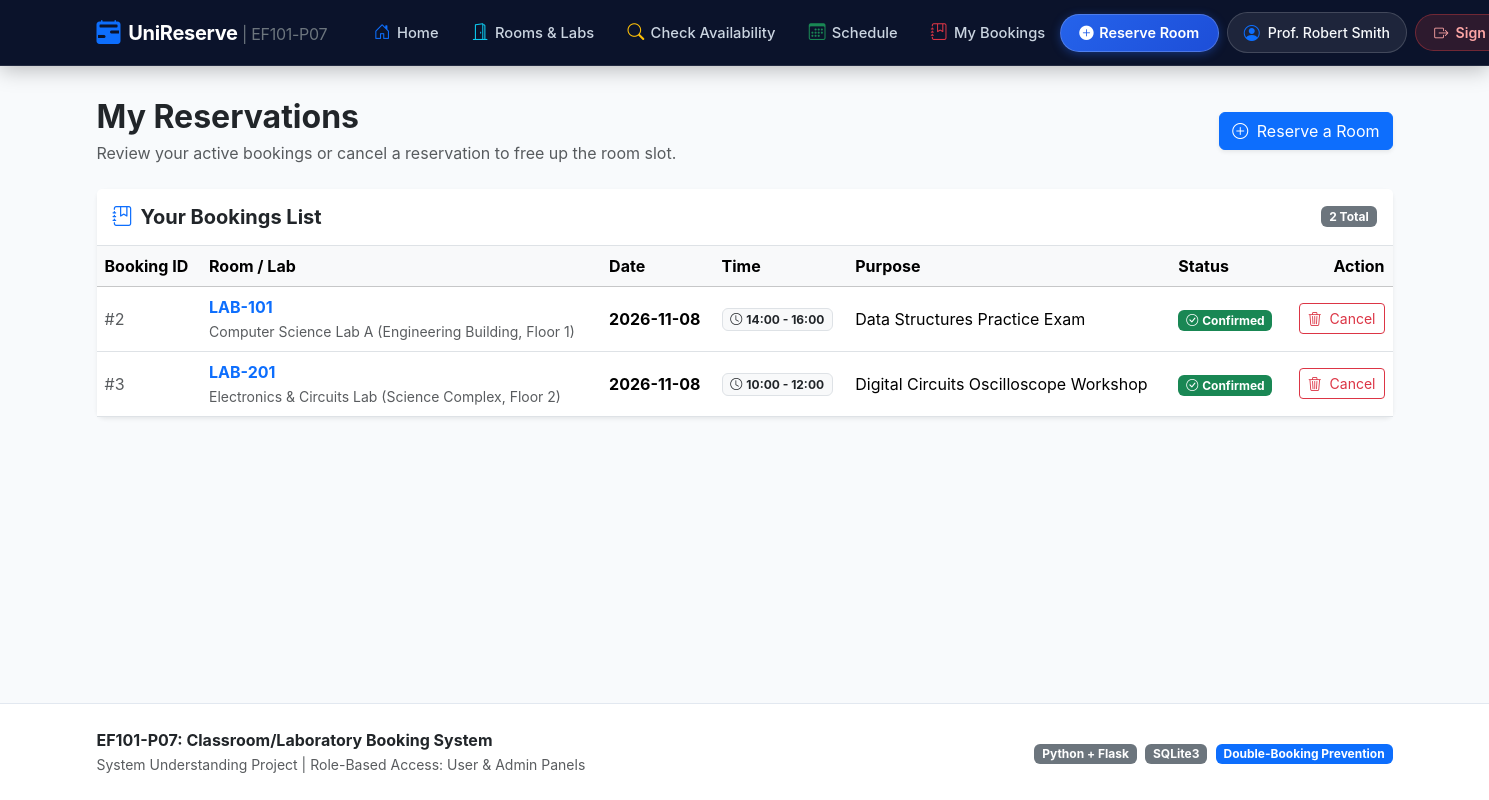
/my-bookings (signed in), run on the app's committed database.
### tables this page shows
CREATE TABLE bookings (
            id INTEGER PRIMARY KEY AUTOINCREMENT,
            room_id TEXT NOT NULL,
            user_id INTEGER,
            user_name TEXT NOT NULL,
            user_email TEXT NOT NULL,
            booking_date TEXT NOT NULL,
            start_time TEXT NOT NULL,
            end_time TEXT NOT NULL,
            purpose TEXT NOT NULL,
            status TEXT NOT NULL DEFAULT 'Confirmed',
            created_at TEXT NOT NULL,
            FOREIGN KEY (room_id) REFERENCES rooms(id) ON DELETE CASCADE,
            FOREIGN KEY (user_id) REFERENCES users(id) ON DELETE SET NULL
        );

CREATE TABLE rooms (
            id TEXT PRIMARY KEY,
            name TEXT NOT NULL,
            room_type TEXT NOT NULL,
            location TEXT NOT NULL,
            capacity INTEGER NOT NULL,
            equipment TEXT NOT NULL,
            description TEXT
        );

### app.py (the view)
@app.route("/my-bookings")
def my_bookings():
    user_email = session.get("user_email")
    user_id = session.get("user_id")
    conn = database.get_db()
    cursor = conn.cursor()
    cursor.execute("""
        SELECT b.*, r.name as room_name, r.location, r.room_type
        FROM bookings b
        JOIN rooms r ON b.room_id = r.id
        WHERE b.user_id = ? OR b.user_email = ?
        ORDER BY b.booking_date DESC, b.start_time DESC
    """, (user_id, user_email))
    bookings = cursor.fetchall()
    conn.close()
    return render_template("my_bookings.html", bookings=bookings)

### app.py (called while the page is built)
@app.before_request
def require_login():
    public_endpoints = ["login", "register", "static"]
    if request.endpoint and request.endpoint not in public_endpoints:
        if "user_id" not in session:
            return redirect(url_for("login"))

@app.context_processor
def inject_user():
    return {
        "current_user": {
            "id": session.get("user_id"),
            "username": session.get("username"),
            "name": session.get("user_name"),
            "email": session.get("user_email"),
            "role": session.get("role")
        }
    }

### database.py (called while the page is built)
def get_db():
    conn = sqlite3.connect(DB_FILE)
    conn.row_factory = sqlite3.Row
    conn.execute("PRAGMA foreign_keys = ON")
    return conn

### templates/my_bookings.html (shortened to what this page needs)
{% extends "base.html" %}
{% block content %}
<div class="d-flex justify-content-between align-items-center mb-4 flex-wrap gap-2">
    <div>
        <h2 class="fw-bold text-dark mb-1">My Reservations</h2>
        <p class="text-muted mb-0">Review your active bookings or cancel a reservation to free up the room slot.</p>
    </div>
    <a href="{{ url_for('book_room') }}" class="btn btn-primary shadow-sm">
        <i class="bi bi-plus-circle me-1"></i> Reserve a Room
    </a>
</div>
<div class="card bg-white shadow-sm border-0 rounded-3">
    <div class="card-header bg-white py-3 border-bottom d-flex justify-content-between align-items-center">
        <h5 class="mb-0 fw-bold"><i class="bi bi-journal-bookmark me-2 text-primary"></i>Your Bookings List</h5>
        <span class="badge bg-secondary">{{ bookings|length }} Total</span>
    </div>
    <div class="card-body p-0">
        {% if bookings %}
            <div class="table-responsive">
                <table class="table table-hover align-middle mb-0">
                    <thead class="table-light">
                        <tr>
                            <th>Booking ID</th>
                            <th>Room / Lab</th>
                            <th>Date</th>
                            <th>Time</th>
                            <th>Purpose</th>
                            <th>Status</th>
                            <th class="text-end">Action</th>
                        </tr>
                    </thead>
                    <tbody>
                        {% for b in bookings %}
                            <tr>
                                <td><span class="text-muted">#{{ b.id }}</span></td>
                                <td>
                                    <span class="fw-bold text-primary">{{ b.room_id }}</span><br>
                                    <small class="text-muted">{{ b.room_name }} ({{ b.location }})</small>
                                </td>
                                <td><strong>{{ b.booking_date }}</strong></td>
                                <td>
                                    <span class="badge bg-light text-dark border">
                                        <i class="bi bi-clock me-1"></i>{{ b.start_time }} - {{ b.end_time }}
                                    </span>
                                </td>
                                <td>{{ b.purpose }}</td>
                                <td>
                                    {% if b.status == 'Confirmed' %}
                                        <span class="badge bg-success"><i class="bi bi-check-circle me-1"></i>Confirmed</span>
                                    {% else %}
                                        <span class="badge bg-secondary"><i class="bi bi-x-circle me-1"></i>Cancelled</span>
                                    {% endif %}
                                </td>
                                <td class="text-end">
                                    {% if b.status == 'Confirmed' %}
                                        <form method="POST" action="{{ url_for('cancel_booking', booking_id=b.id) }}"
                                              onsubmit="return confirm('Are you sure you want to cancel your reservation for room {{ b.room_id }}?');" class="d-inline">
                                            <button type="submit" class="btn btn-outline-danger btn-sm">
                                                <i class="bi bi-trash3 me-1"></i> Cancel
                                            </button>
                                        </form>
                                    {% else %}
                                        <span class="text-muted small">Slot Freed</span>
                                    {% endif %}
                                </td>
                            </tr>
                        {% endfor %}
                    </tbody>
                </table>
            </div>
        {% endif %}
    </div>
</div>
{% endblock %}

### static/css/style.css (style rules this page uses)
:root { --primary-color: #1e3a8a; --primary-light: #3b82f6; --accent-color: #0d9488; --bg-light: #f8fafc; --card-border: #e2e8f0; }
body { font-family: -apple-system, BlinkMacSystemFont, "Segoe UI", Roboto, "Helvetica Neue", Arial, sans-serif; background-color: var(--bg-light); color: #1e293b; min-height: 100vh; display: flex; flex-direction: column; }
.card { border: 1px solid var(--card-border); border-radius: 12px; box-shadow: 0 1px 3px rgba(0, 0, 0, 0.05); transition: transform 0.2s ease, box-shadow 0.2s ease; }

### data on the page
bookings: id "2", room_id "LAB-101", room_name "Computer Science Lab A", location "Engineering Building, Floor 1", booking_date "2026-11-08", start_time "14:00", end_time "16:00", purpose "Data Structures Practice Exam", status "Confirmed" (drawn)
bookings: id "3", room_id "LAB-201", room_name "Electronics & Circuits Lab", location "Science Complex, Floor 2", booking_date "2026-11-08", start_time "10:00", end_time "12:00", purpose "Digital Circuits Oscilloscope Workshop", status "Confirmed" (drawn)

### other printed values
{{ current_user.name }} "Prof. Robert Smith"
{{ bookings|length }} "2"
